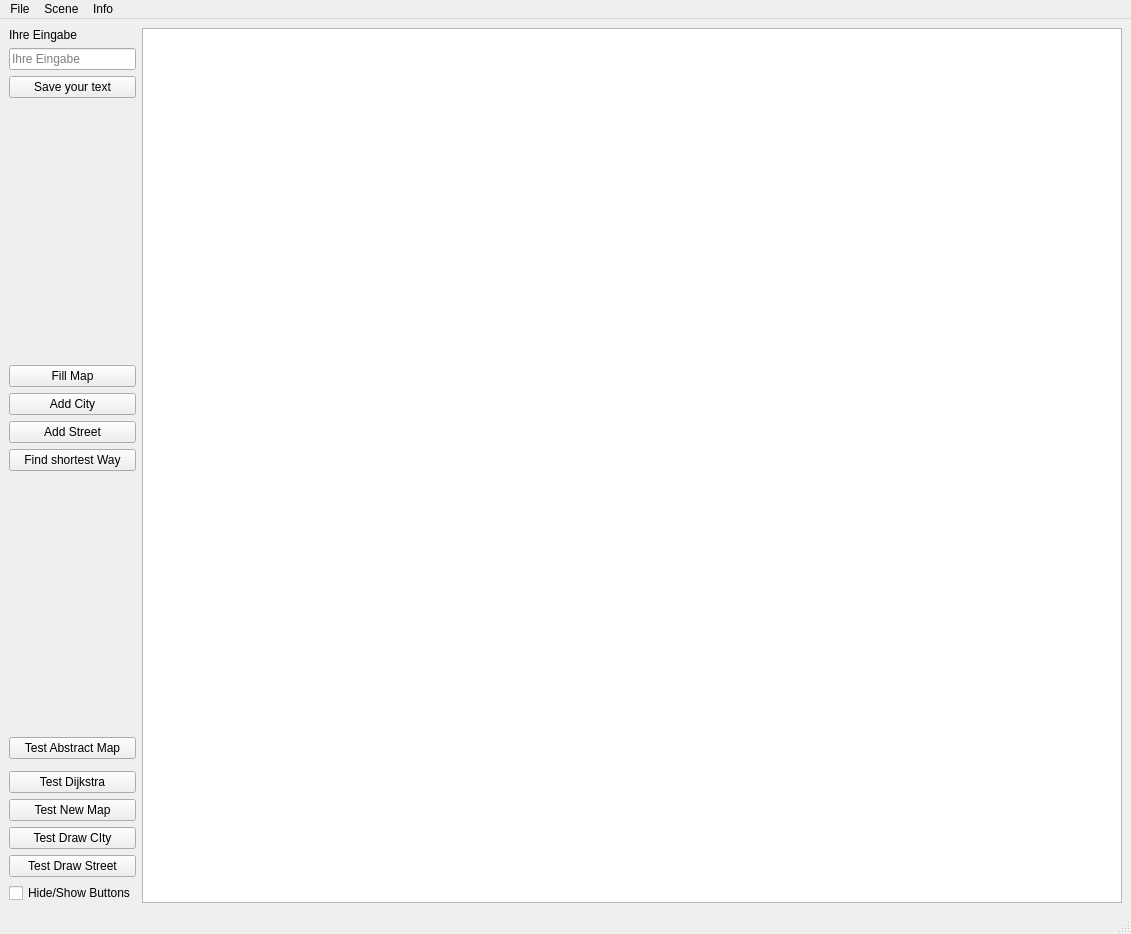
<?xml version="1.0" encoding="UTF-8"?>
<ui version="4.0">
 <class>MainWindow</class>
 <widget class="QMainWindow" name="MainWindow">
  <property name="geometry">
   <rect>
    <x>0</x>
    <y>0</y>
    <width>1131</width>
    <height>934</height>
   </rect>
  </property>
  <property name="windowTitle">
   <string>MainWindow</string>
  </property>
  <property name="toolTip">
   <string>&lt;html&gt;&lt;head/&gt;&lt;body&gt;&lt;p&gt;Klicke&lt;/p&gt;&lt;p&gt;&lt;br/&gt;&lt;/p&gt;&lt;/body&gt;&lt;/html&gt;</string>
  </property>
  <widget class="QWidget" name="centralwidget">
   <layout class="QGridLayout" name="gridLayout" columnstretch="0,0,1">
    <item row="11" column="0">
     <widget class="QPushButton" name="pushButton_find_shortest_way">
      <property name="text">
       <string>Find shortest Way</string>
      </property>
     </widget>
    </item>
    <item row="22" column="0">
     <widget class="QPushButton" name="pushButton_test_draw_street">
      <property name="text">
       <string>Test Draw Street</string>
      </property>
     </widget>
    </item>
    <item row="19" column="0">
     <widget class="QPushButton" name="pushButton_test_Dijkstra">
      <property name="text">
       <string>Test Dijkstra</string>
      </property>
     </widget>
    </item>
    <item row="15" column="0">
     <spacer name="verticalSpacer_2">
      <property name="orientation">
       <enum>Qt::Vertical</enum>
      </property>
      <property name="sizeHint" stdset="0">
       <size>
        <width>20</width>
        <height>40</height>
       </size>
      </property>
     </spacer>
    </item>
    <item row="0" column="2" rowspan="24">
     <widget class="QGraphicsView" name="graphicsView"/>
    </item>
    <item row="1" column="0">
     <widget class="QLineEdit" name="lineEdit_teste_was">
      <property name="placeholderText">
       <string>Ihre Eingabe</string>
      </property>
      <property name="clearButtonEnabled">
       <bool>true</bool>
      </property>
     </widget>
    </item>
    <item row="23" column="0">
     <widget class="QCheckBox" name="checkBox_teste_was">
      <property name="text">
       <string>Hide/Show Buttons</string>
      </property>
     </widget>
    </item>
    <item row="9" column="0">
     <widget class="QPushButton" name="pushButton_addCIty">
      <property name="text">
       <string>Add City</string>
      </property>
     </widget>
    </item>
    <item row="8" column="0">
     <widget class="QPushButton" name="pushButton_fillMap">
      <property name="text">
       <string>Fill Map</string>
      </property>
     </widget>
    </item>
    <item row="2" column="0">
     <widget class="QPushButton" name="pushButton_teste_was">
      <property name="toolTip">
       <string>Klicke</string>
      </property>
      <property name="text">
       <string>Save your text</string>
      </property>
     </widget>
    </item>
    <item row="0" column="0">
     <widget class="QLabel" name="label_eingabe">
      <property name="text">
       <string>Ihre Eingabe</string>
      </property>
     </widget>
    </item>
    <item row="7" column="0">
     <spacer name="verticalSpacer">
      <property name="orientation">
       <enum>Qt::Vertical</enum>
      </property>
      <property name="sizeHint" stdset="0">
       <size>
        <width>20</width>
        <height>40</height>
       </size>
      </property>
     </spacer>
    </item>
    <item row="21" column="0">
     <widget class="QPushButton" name="drawNewPoint">
      <property name="text">
       <string>Test Draw CIty</string>
      </property>
     </widget>
    </item>
    <item row="17" column="0">
     <widget class="QPushButton" name="pushButton_test_abstract_map">
      <property name="text">
       <string>Test Abstract Map</string>
      </property>
     </widget>
    </item>
    <item row="20" column="0">
     <widget class="QPushButton" name="drawNewMap">
      <property name="text">
       <string>Test New Map</string>
      </property>
     </widget>
    </item>
    <item row="10" column="0">
     <widget class="QPushButton" name="pushButton_addStreet">
      <property name="text">
       <string>Add Street</string>
      </property>
     </widget>
    </item>
   </layout>
  </widget>
  <widget class="QMenuBar" name="menubar">
   <property name="geometry">
    <rect>
     <x>0</x>
     <y>0</y>
     <width>1131</width>
     <height>39</height>
    </rect>
   </property>
   <widget class="QMenu" name="menuFile">
    <property name="title">
     <string>File</string>
    </property>
    <addaction name="actionOpen_2"/>
    <addaction name="actionSave_2"/>
    <addaction name="actionTrenner_hinzufuegen_2"/>
    <addaction name="actionExit_2"/>
   </widget>
   <widget class="QMenu" name="menuScene">
    <property name="title">
     <string>Scene</string>
    </property>
    <addaction name="actionClear_Scene"/>
   </widget>
   <widget class="QMenu" name="menuInfo">
    <property name="title">
     <string>Info</string>
    </property>
    <addaction name="actionAbout"/>
   </widget>
   <addaction name="menuFile"/>
   <addaction name="menuScene"/>
   <addaction name="menuInfo"/>
  </widget>
  <widget class="QStatusBar" name="statusbar"/>
  <action name="actionOpen">
   <property name="text">
    <string>Open</string>
   </property>
  </action>
  <action name="actionSave">
   <property name="text">
    <string>Save</string>
   </property>
  </action>
  <action name="actionTrenner_hinzufuegen">
   <property name="text">
    <string>Trenner hinzufuegen</string>
   </property>
  </action>
  <action name="actionExit">
   <property name="text">
    <string>Exit</string>
   </property>
  </action>
  <action name="actionOpen_2">
   <property name="enabled">
    <bool>false</bool>
   </property>
   <property name="text">
    <string>Open</string>
   </property>
  </action>
  <action name="actionSave_2">
   <property name="enabled">
    <bool>false</bool>
   </property>
   <property name="text">
    <string>Save</string>
   </property>
  </action>
  <action name="actionTrenner_hinzufuegen_2">
   <property name="text">
    <string>Trenner hinzufuegen</string>
   </property>
  </action>
  <action name="actionExit_2">
   <property name="text">
    <string>Exit</string>
   </property>
  </action>
  <action name="actionClear_Scene">
   <property name="text">
    <string>Clear Scene</string>
   </property>
   <property name="shortcut">
    <string>Alt+S</string>
   </property>
  </action>
  <action name="actionAbout">
   <property name="text">
    <string>About</string>
   </property>
  </action>
 </widget>
 <resources/>
 <connections/>
</ui>
